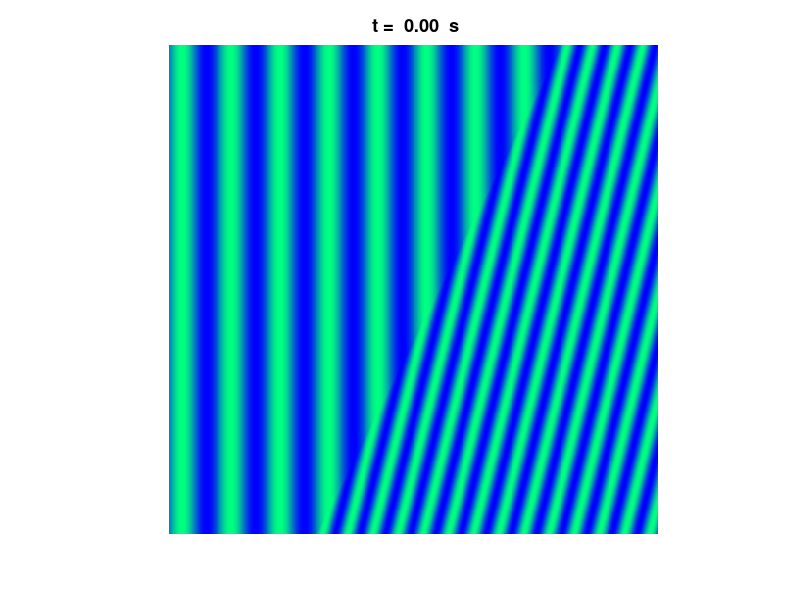

The MATLAB script that drew this image: (Note: this script raises an error after producing the figure.)
% refraction_02.m

% REFRACTION  [2D]
% Animation of the refraction of a travelling wave

% Ian Cooper
% School of Physics, University of Sydney
% email: ian.cooper@sydney.edu.au
% http://www.physics.usyd.edu.au/teach_res/mp/mphome.htm
% 170529
clear all
close all
clc
tic

% Setup for saving images (im)  =======================================
% flag: 0 animated gif NOT saved or 1 saved /  file name
   f_gif = 1;
   ag_name = 'ag_wm_refraction2.gif';
% Delay in seconds before displaying the next image  
   delay = 0.25;  
% Frame counter start
   nt = 1; 

% CALCULATIONS   ====================================================== 

N = 500;

wL1 = 10; wL2 = 5;
k1 = 2*pi/wL1; k2 = 2*pi/wL2;
v = 20;
T = wL1/v;
tmax = 2*T;

% INTERFACES 
   x1 = 30; y1 = 0; x2 = 80; y2 = 100;    % angle of incidence > 0
   

t0 = atand((y2-y1)/(x2-x1));
t1 = 90 - t0;
t2 = asind((wL2/wL1)*sind(t1));
p2 = t1 - t2;

m1 = tand(t0);
b1 = y1 - m1 * x1;

x = linspace(0,100,N);
y = x;

m2 = -tand(p2);

z = zeros(N,N);


% GRAPHICS ===============================================================

figure(1)
   pos = [0.1 0.1 0.25 0.4];
   set(gcf,'Units','normalized');
   set(gcf,'Position',pos);
   set(gcf,'color','w');
   axis off
   set(gca,'fontsize',12)
   t1 = ' t =  ';
   t3 = '  s';
   
for t = 0 : 0.02 : tmax
 for cx = 1 : N
    for cy = 1 : N
    z(cy,cx)= sin(k1 * x(cx)-2*pi*t/T);
        if x(cx) > x1 && y(cy) < m1 * x(cx) + b1
        b2 = y(cy) - m2 * x(cx);
        xc = (b2 - b1)/(m1 - m2);
        yc = m1 * xc + b1;
        dx = x(cx) - xc;
        d1 = xc;
        d2 = dx / cosd(p2);
        z(cy,cx)= sin(k1 * d1 + k2 * d2 - 2*pi*t/T);    
        end
    end
 end   
   pcolor(z)
   axis off
   axis square
   shading flat
   colormap(winter)
   %drawnow
   t2 = num2str(t,'%2.2f \n');
   tm = [t1 t2 t3];
   title(tm);
   set(gca,'fontsize',12)
   pause(0.01)
   
   if f_gif > 0 
       frame = getframe(1);
       im = frame2im(frame);
       [imind,cm] = rgb2ind(im,256);
     %  On the first loop, create the file. In subsequent loops, append.
       if nt == 1
          imwrite(imind,cm,ag_name,'gif','DelayTime',delay,'loopcount',inf);
       else
         imwrite(imind,cm,ag_name,'gif','DelayTime',delay,'writemode','append');
       end
       nt = nt+1;
   end
   
end

 


toc
